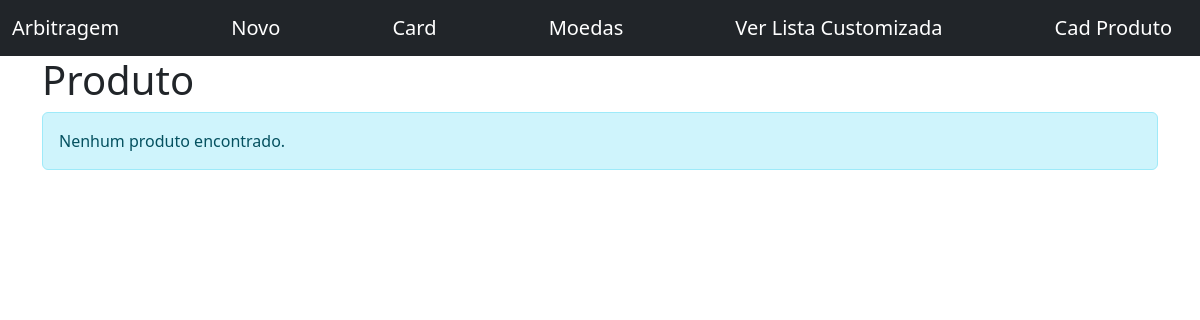
/produto/, run on an earlier commit of the app's database.
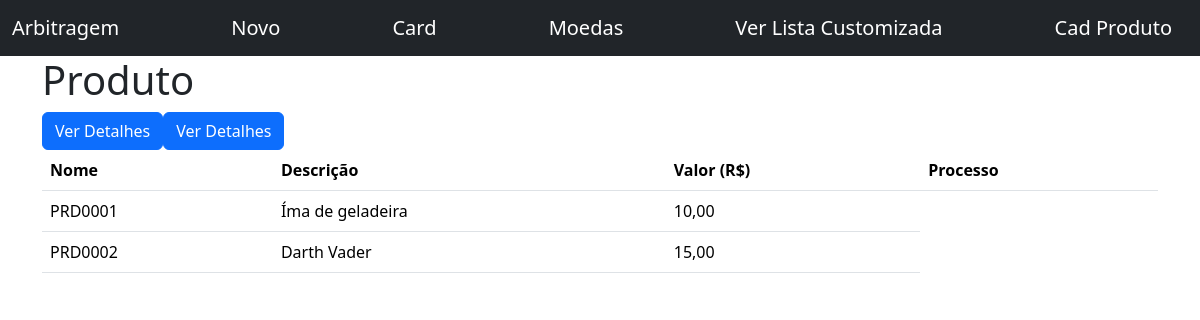
And on a later commit of the database.
### produto/models.py (models this page shows, shortened)
class Produto(models.Model):
    nome      = models.CharField (verbose_name="Nome:", max_length=200, null=False, blank=False)
    descricao = models.CharField (verbose_name="Descrição:", max_length=200, null=False, blank=False)
    preco     = models.DecimalField (max_digits=10, decimal_places=2)

### produto/views.py (the view)
# urls.py: path('produto/', ProdutoListView.as_view(), name='produto_list'),
class ProdutoListView(ListView):
    model = Produto
    template_name = 'produtos/produto_list.html'

### produto/templates/produtos/produto_list.html (shortened to what this page needs)
{% extends "base.html" %}
{% block content %}
    <h1>Produto</h1>
    {%if produto_list %}
        <table class="table">
            <thead>
                <tr>
                    <th scope="col">Nome</th>
                    <th scope="col">Descrição</th>
                    <th scope="col">Valor (R$)</th>
                    <th scope="col">Processo</th>
                </tr>
            </thead>
            <tbody table-striped>
                {% for produto in produto_list %}
                    <tr>
                        <td>{{ produto.nome }}</td>
                        <td>{{ produto.descricao }}</td>
                        <td>{{ produto.preco}}</td>
                        <a href="#" class="btn btn-primary">Ver Detalhes </a>
                    </tr>
                {% endfor %}
            </tbody>
        </table>
    {% else %}
        <p class="alert alert-info">Nenhum produto encontrado.</p>
    {% endif %}
{% endblock content %}

What changed in the data, as far as the page shows it:
added Produto: nome "PRD0001", descricao "Íma de geladeira", preco "10,00"
added Produto: nome "PRD0002", descricao "Darth Vader", preco "15,00"
Also different on the page:
text no longer shown: "Nenhum produto encontrado."
text now shown: "Nome Descrição Valor (R$) Processo"
